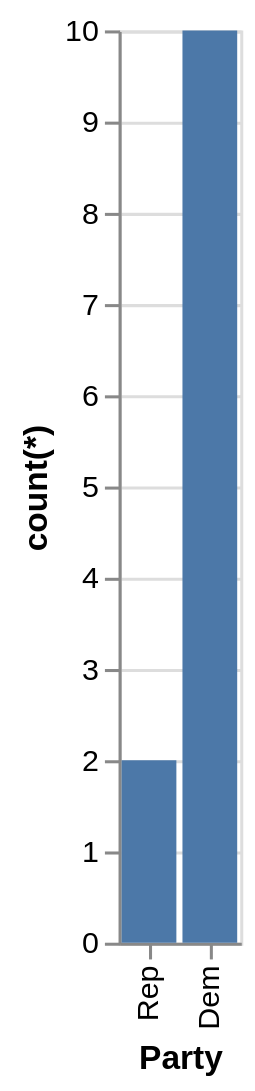

Express this chart as Vega-Lite.
### Vega-Lite specification from a JSON file in a GitHub repository (floating-point values rounded to 4 significant figures)
{"data": {"values": [{"x_data": "Rep", "y_data": 2}, {"x_data": "Dem", "y_data": 10}]}, "mark": "bar", "encoding": {"x": {"field": "x_data", "type": "nominal", "title": "Party", "sort": {"op": "sum", "field": "y_data", "order": "ascending"}}, "y": {"field": "y_data", "type": "quantitative", "title": "count(*)"}}}
